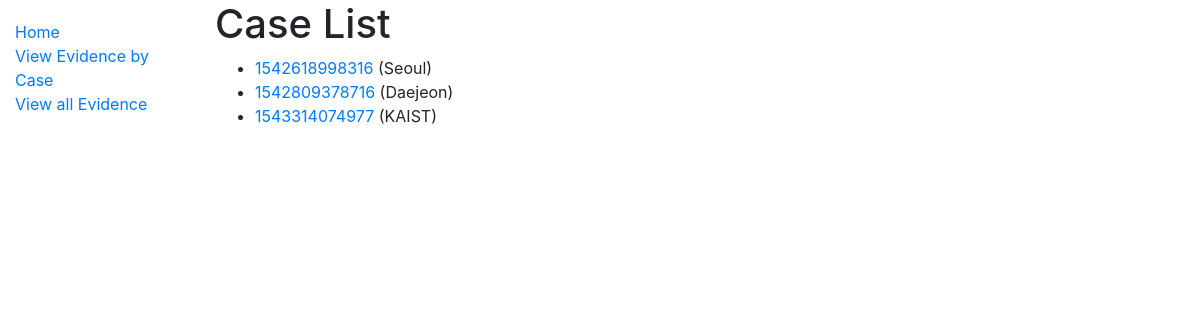
Page /catalog/cases/ on the earlier database version.
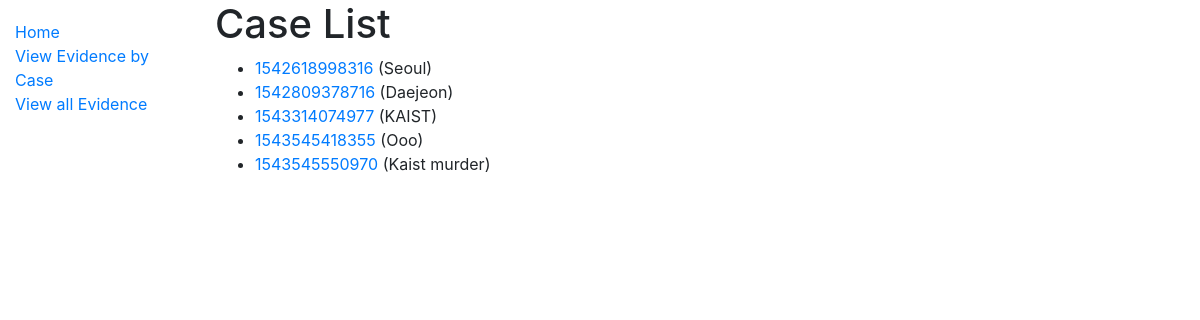
Same page on the later database version.
### catalog/models.py (models this page shows, shortened)
class Evi_case(models.Model):
    number = models.BigIntegerField(primary_key=True)
    summary = models.TextField(max_length=1000, null = True)
    class Meta:
        ordering = ['number']
    def get_absolute_url(self):
        return reverse('case-detail', args=[str(self.number)])

### catalog/views.py (the view)
# urls.py: path('cases/', views.CaseEviView.as_view(), name = 'cases'),
class CaseEviView(generic.ListView):
    model = Evi_case

### catalog/templates/catalog/evi_case_list.html
{% extends "base_generic.html" %}
{% block content %}
  <h1>Case List</h1>
  {% if evi_case_list %}
  <ul>
    {% for case in evi_case_list %}
      <li>
        <a href="{{ case.get_absolute_url }}">{{ case.number }}</a> ({{case.summary}})
      </li>
    {% endfor %}
  </ul>
  {% else %}
    <p>There are no cases in the Database.</p>
  {% endif %}
{% endblock %}

Differences in the rows shown:
added Evi_case: number "1543545418355", summary "Ooo"
added Evi_case: number "1543545550970", summary "Kaist murder"
